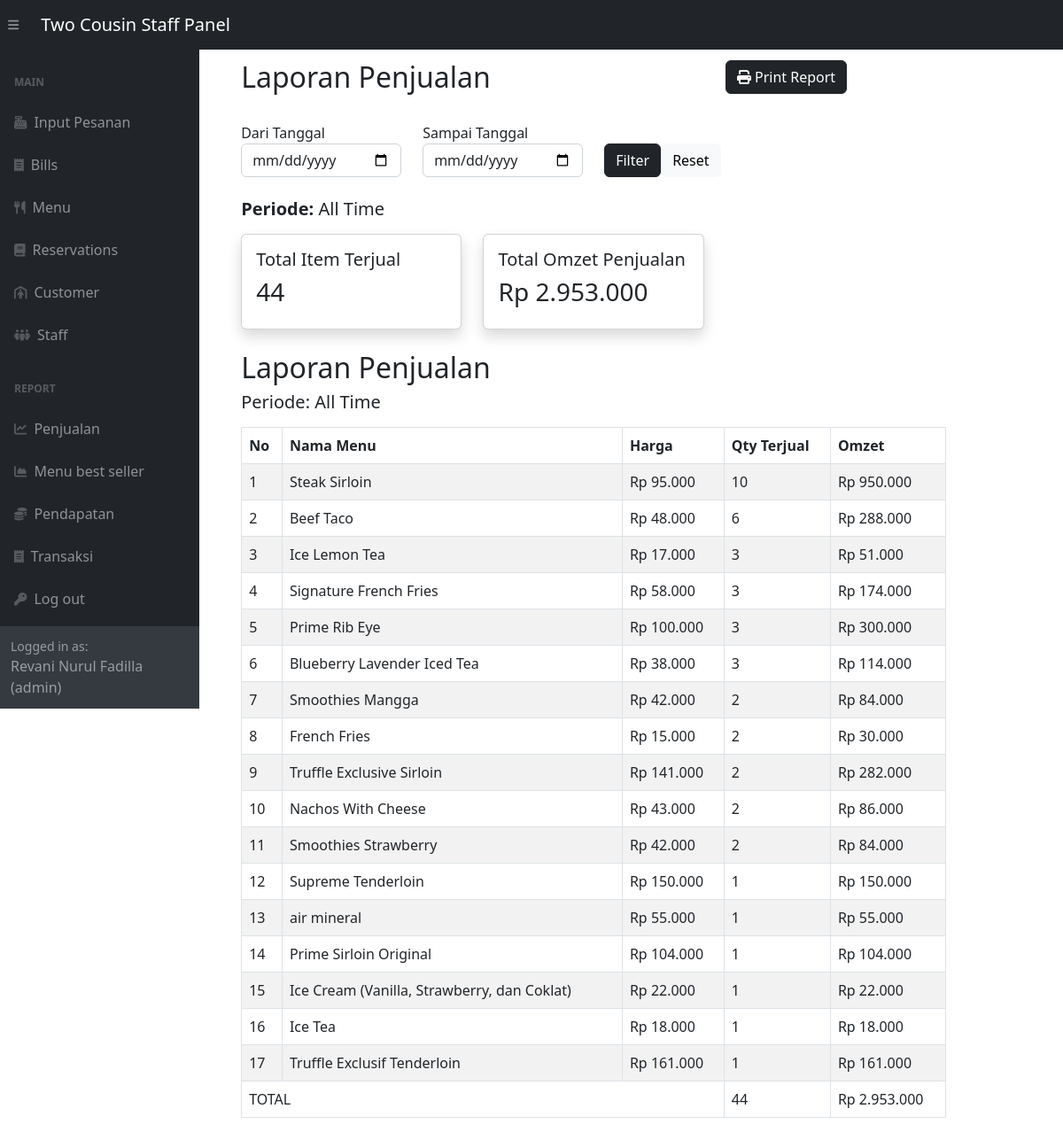
Screenshot of /adminSide/report/penjualan.php (signed in) with the database file from the repository.
### tables this page shows
CREATE TABLE `menu` (
  `id_menu` int(11) NOT NULL,
  `id_kategori` int(11) NOT NULL,
  `nama_menu` varchar(100) NOT NULL,
  `harga` decimal(12,2) NOT NULL,
  `deskripsi` text DEFAULT NULL,
  `foto` varchar(255) DEFAULT NULL,
  `status` enum('tersedia','habis') DEFAULT 'tersedia',
  `created_at` datetime DEFAULT current_timestamp()
);

### adminSide/report/penjualan.php (the view, shortened to what this page needs)
<?php
include '../inc/dashHeader.php';
require_once "../config.php";
?>
<div class="wrapper">
    <div class="container-fluid pt-5">
        <div class="row mb-4">
            <div class="col-md-8">
                <h2 class="pull-left">Laporan Penjualan</h2>
            </div>
            <div class="col-md-4 text-right no-print">
                <button onclick="window.print()" class="btn btn-dark">
                    <i class="fa fa-print"></i> Print Report
                </button>
            </div>
        </div>
        <form method="GET" class="mb-4 no-print">
            <div class="row">
                <div class="col-md-3">
                    <label>Dari Tanggal</label>
                    <input type="date" name="start_date" class="form-control"
                           value="<?= $_GET['start_date'] ?? '' ?>">
                </div>
                <div class="col-md-3">
                    <label>Sampai Tanggal</label>
                    <input type="date" name="end_date" class="form-control"
                           value="<?= $_GET['end_date'] ?? '' ?>">
                </div>
                <div class="col-md-3 d-flex align-items-end">
                    <button type="submit" class="btn btn-dark mr-2">Filter</button>
                    <a href="penjualan.php" class="btn btn-light">Reset</a>
                </div>
            </div>
        </form>
        <?php
        $whereDate = "";
        $periodeText = "All Time";
        $sql = "
            SELECT
                m.id_menu,
                m.nama_menu,
                m.harga,
                SUM(d.qty) AS total_qty,
                SUM(d.qty * m.harga) AS total_omzet
            FROM pesanan p
            JOIN detail_pesanan d ON p.id_pesanan = d.id_pesanan
            JOIN menu m ON d.id_menu = m.id_menu
            WHERE p.status_pesanan = 'selesai'
            $whereDate
            GROUP BY m.id_menu
            ORDER BY total_qty DESC
        ";
        $result = mysqli_query($link, $sql);
        $totalQty = 0;
        $totalOmzet = 0;
        $dataPenjualan = [];
        if ($result && mysqli_num_rows($result) > 0) {
            while ($row = mysqli_fetch_assoc($result)) {
                $totalQty += $row['total_qty'];
                $totalOmzet += $row['total_omzet'];
                $dataPenjualan[] = $row;
            }
        }
        ?>
        <div class="mb-3 no-print">
            <h5><b>Periode:</b> <?= $periodeText ?></h5>
        </div>
        <div class="row mb-4 no-print">
            <div class="col-md-4">
                <div class="card shadow p-3">
                    <h5>Total Item Terjual</h5>
                    <h3><?= $totalQty ?></h3>
                </div>
            </div>
            <div class="col-md-4">
                <div class="card shadow p-3">
                    <h5>Total Omzet Penjualan</h5>
                    <h3>Rp <?= number_format($totalOmzet,0,',','.') ?></h3>
                </div>
            </div>
        </div>
        <div id="printArea">
            <h2>Laporan Penjualan</h2>
            <h5>Periode: <?= $periodeText ?></h5>
            <table class="table table-bordered table-striped mt-3">
                <thead class="thead-dark">
                    <tr>
                        <th>No</th>
                        <th>Nama Menu</th>
                        <th>Harga</th>
                        <th>Qty Terjual</th>
                        <th>Omzet</th>
                    </tr>
                </thead>
                <tbody>
                    <?php if(count($dataPenjualan) > 0): ?>
                        <?php $no=1; foreach($dataPenjualan as $row): ?>
                            <tr>
                                <td><?= $no++ ?></td>
                                <td><?= $row['nama_menu'] ?></td>
                                <td>Rp <?= number_format($row['harga'],0,',','.') ?></td>
                                <td><?= $row['total_qty'] ?></td>
                                <td>Rp <?= number_format($row['total_omzet'],0,',','.') ?></td>
                            </tr>
                        <?php endforeach; ?>
                    <?php endif; ?>
                </tbody>
                <tfoot>
                    <tr class="font-weight-bold">
                        <td colspan="3">TOTAL</td>
                        <td><?= $totalQty ?></td>
                        <td>Rp <?= number_format($totalOmzet,0,',','.') ?></td>
                    </tr>
                </tfoot>
            </table>
        </div>
    </div>
</div>
<?php include '../inc/dashFooter.php'; ?>

### adminSide/report/penjualan.php (style rules this page uses)
.wrapper { width: 85%; padding-left: 200px; padding-top: 20px; }

### rows the page displays
menu: nama_menu "Steak Sirloin", harga "95.000", total_qty "10", total_omzet "950.000"
menu: nama_menu "Beef Taco", harga "48.000", total_qty "6", total_omzet "288.000"
menu: nama_menu "Ice Lemon Tea", harga "17.000", total_qty "3", total_omzet "51.000"
menu: nama_menu "Signature French Fries", harga "58.000", total_qty "3", total_omzet "174.000"
menu: nama_menu "Prime Rib Eye", harga "100.000", total_qty "3", total_omzet "300.000"
menu: nama_menu "Blueberry Lavender Iced Tea", harga "38.000", total_qty "3", total_omzet "114.000"
menu: nama_menu "Smoothies Mangga", harga "42.000", total_qty "2", total_omzet "84.000"
menu: nama_menu "French Fries", harga "15.000", total_qty "2", total_omzet "30.000"
menu: nama_menu "Truffle Exclusive Sirloin", harga "141.000", total_qty "2", total_omzet "282.000"
menu: nama_menu "Nachos With Cheese", harga "43.000", total_qty "2", total_omzet "86.000"
menu: nama_menu "Smoothies Strawberry", harga "42.000", total_qty "2", total_omzet "84.000"
menu: nama_menu "Supreme Tenderloin", harga "150.000", total_qty "1", total_omzet "150.000"
menu: nama_menu "air mineral", harga "55.000", total_qty "1", total_omzet "55.000"
menu: nama_menu "Prime Sirloin Original", harga "104.000", total_qty "1", total_omzet "104.000"
menu: nama_menu "Ice Cream (Vanilla, Strawberry, dan Coklat)", harga "22.000", total_qty "1", total_omzet "22.000"
menu: nama_menu "Ice Tea", harga "18.000", total_qty "1", total_omzet "18.000"
menu: nama_menu "Truffle Exclusif Tenderloin", harga "161.000", total_qty "1", total_omzet "161.000"

### other values shown
$_SESSION["staff_name"] "Revani Nurul Fadilla"
$_SESSION["staff_role"] "admin"
$periodeText "All Time"
$totalQty "44"
$totalOmzet "2.953.000"
